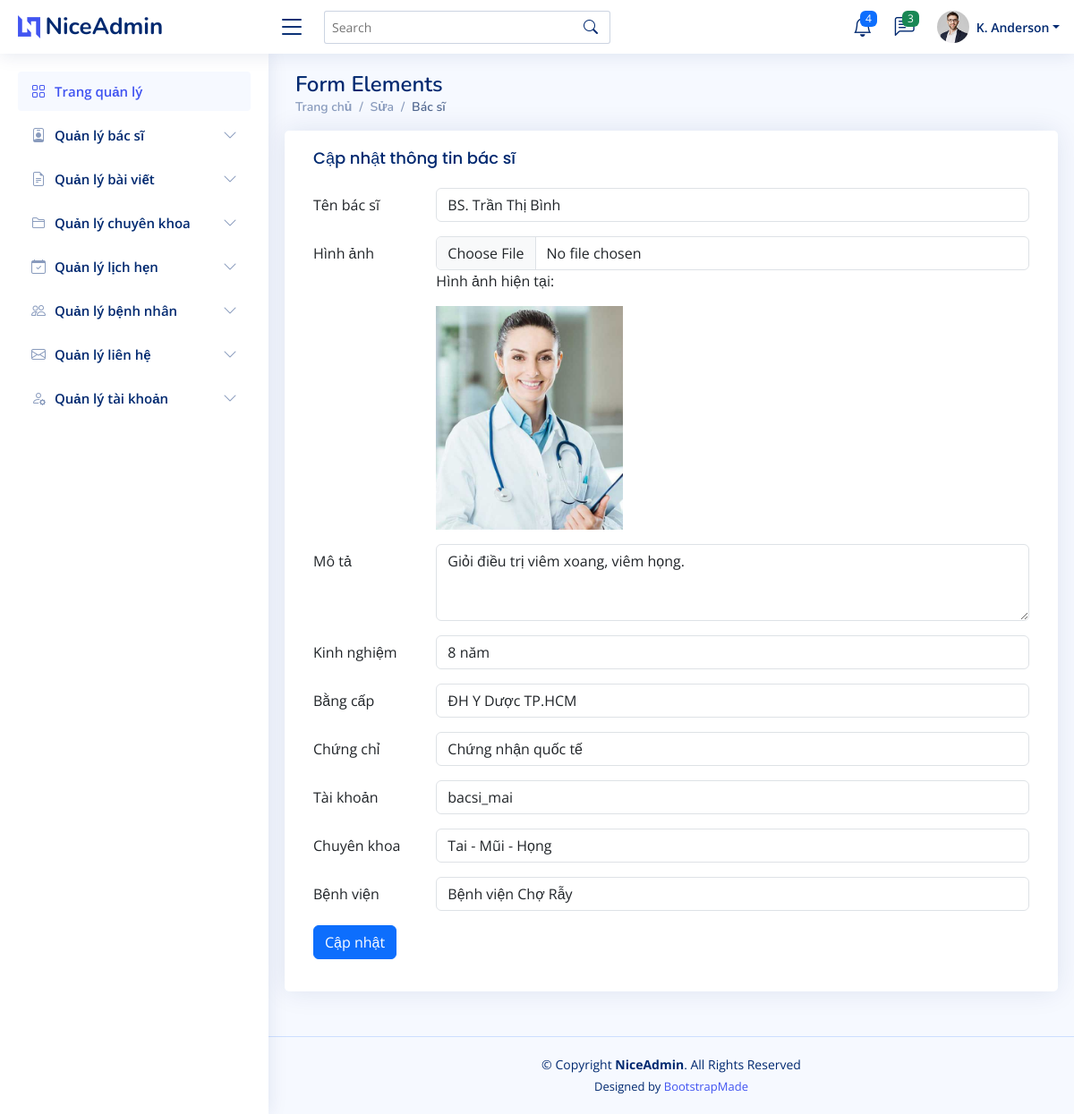
Page /admin/index.php?act=sua_bacsi&doctor_id=2 on the committed database.
### tables this page shows
CREATE TABLE `doctor` (
  `doctor_id` int NOT NULL AUTO_INCREMENT,
  `doctor_name` varchar(100) NOT NULL,
  `image` varchar(255) DEFAULT NULL,
  `department` varchar(500) DEFAULT NULL,
  `profile_description` text,
  `experience` varchar(100) DEFAULT NULL,
  `degree` varchar(255) DEFAULT NULL,
  `awards_certifications` varchar(255) DEFAULT NULL,
  `user_id` int DEFAULT NULL,
  `specializations_id` int DEFAULT NULL,
  `hospital_id` int DEFAULT NULL,
  PRIMARY KEY (`doctor_id`)
);

### model/ketnoi/bacsi.php (called while the page is built, shortened)
<?php
    function get_onebacsi($doctor_id){
        $conn =connectdb();
        $sql = "SELECT * FROM doctor WHERE doctor_id=".$doctor_id;
        $stmt = $conn->prepare($sql);
        $stmt->execute();
        $bsgetone= $stmt->fetchAll();
        return $bsgetone;
    }
?>

### model/ketnoi/taikhoan.php (called while the page is built, shortened)
<?php
    function hienthi_taikhoan(){
        $conn= connectdb();
        $sql = "SELECT * FROM user
        ORDER BY user_id DESC";
        $stmt = $conn->prepare($sql);
        $stmt->execute();
        $kqtaikhoan= $stmt->fetchAll();
        return $kqtaikhoan;
    }
?>

### model/ketnoi/chuyenkhoa.php (called while the page is built, shortened)
<?php
 function hienthi_chuyenkhoa(){
    $conn= connectdb();
    $sql = "SELECT * FROM specializations
    ORDER BY specializations_id DESC";
    $stmt = $conn->prepare($sql);
    $stmt->execute();
    $kq= $stmt->fetchAll();
    return $kq;
}
?>

### model/ketnoi/benhvien.php (called while the page is built, shortened)
<?php
function hienthi_benhvien(){
    $conn= connectdb();
    $sql = "SELECT * FROM hospital
    ORDER BY hospital_id DESC";
    $stmt = $conn->prepare($sql);
    $stmt->execute();
    $kq= $stmt->fetchAll();
    return $kq;
}
?>

### admin/view/hienthi/bacsi/update_bacsi.php (the view, shortened to what this page needs)
<main id="main" class="main">
<div class="pagetitle">
  <h1>Form Elements</h1>
  <nav>
    <ol class="breadcrumb">
      <li class="breadcrumb-item"><a href="#">Trang chủ</a></li>
      <li class="breadcrumb-item">Sửa</li>
      <li class="breadcrumb-item active">Bác sĩ</li>
    </ol>
  </nav>
</div>
<section class="section">
  <div class="row">
    <div class="card">
      <div class="card-body">
        <h5 class="card-title">Cập nhật thông tin bác sĩ</h5>
        <form action="index.php?act=sua_bacsi" method="POST" enctype="multipart/form-data">
          <div class="row mb-3">
            <label for="inputText" class="col-sm-2 col-form-label">Tên bác sĩ</label>
            <div class="col-sm-10">
              <input type="text" class="form-control" name="doctor_name" value="<?= trim($bsgetone[0]['doctor_name']) ?>">
            </div>
          </div>
          <div class="row mb-3">
            <label for="formFile" class="col-sm-2 col-form-label">Hình ảnh</label>
            <div class="col-sm-10">
              <input class="form-control" type="file" name="image" value="<?= trim($bsgetone[0]['image']) ?>">
              <?php if (!empty($bsgetone[0]['image'])): ?>
                <p>Hình ảnh hiện tại:</p>
                <img src="../admin/assets/img/<?= $bsgetone[0]['image'] ?>" alt="" style="max-width: 500px; height: 250px;">
              <?php endif; ?>
            </div>
          </div>
          <div class="row mb-3">
            <label for="inputText" class="col-sm-2 col-form-label">Mô tả</label>
            <div class="col-sm-10">
              <textarea class="form-control" name="profile_description" rows="3"><?= trim($bsgetone[0]['profile_description']) ?></textarea>
            </div>
          </div>
          <div class="row mb-3">
            <label for="inputText" class="col-sm-2 col-form-label">Kinh nghiệm</label>
            <div class="col-sm-10">
              <input type="text" class="form-control" name="experience" value="<?= trim($bsgetone[0]['experience']) ?>">
            </div>
          </div>
          <div class="row mb-3">
            <label for="inputText" class="col-sm-2 col-form-label">Bằng cấp</label>
            <div class="col-sm-10">
              <input type="text" class="form-control" name="degree" value="<?= trim($bsgetone[0]['degree']) ?>">
            </div>
          </div>
          <div class="row mb-3">
            <label for="inputText" class="col-sm-2 col-form-label">Chứng chỉ</label>
            <div class="col-sm-10">
              <input type="text" class="form-control" name="awards_certifications" value="<?= trim($bsgetone[0]['awards_certifications']) ?>">
            </div>
          </div>
          <div class="row mb-3">
              <label for="taikhoan" class="col-sm-2 col-form-label">Tài khoản</label>
              <div class="col-sm-10">
              <select class="form-control" id="" name="user_id" >
                  <?php
                      $user_id = $bsgetone[0]['user_id'];
                      if(isset($kqtaikhoan)){
                          foreach ($kqtaikhoan as $tk){
                              if($tk['user_id'] == $user_id){
                                  echo '<option value="'.$tk['user_id'].'" selected>'.$tk['user_name'].'</option>';
                              }else{
                                  echo '<option value="'.$tk['user_id'].'" >'.$tk['user_name'].'</option>';
                              }
                          }
                    }
                  ?>
              </select>
              </div>
          </div>
          <div class="row mb-3">
              <label for="chuyenkhoa" class="col-sm-2 col-form-label">Chuyên khoa</label>
              <div class="col-sm-10">
              <select class="form-control" id="" name="specializations_id" >
                  <?php
                      $specializations_id = $bsgetone[0]['specializations_id'];
                      if(isset($kqchuyenkhoa)){
                          foreach ($kqchuyenkhoa as $ck){
                              if($ck['specializations_id'] == $specializations_id){
                                  echo '<option value="'.$ck['specializations_id'].'" selected>'.$ck['specialization_name'].'</option>';
                              }else{
                                  echo '<option value="'.$ck['specializations_id'].'" >'.$ck['specialization_name'].'</option>';
                              }
                          }
                    }
                  ?>
              </select>
              </div>
          </div>
          <div class="row mb-3">
              <label for="benhvien" class="col-sm-2 col-form-label">Bệnh viện</label>
              <div class="col-sm-10">
              <select class="form-control" id="" name="hospital_id" >
                  <?php
                      $hospital_id = $bsgetone[0]['hospital_id'];
                      if(isset($kqbenhvien)){
                          foreach ($kqbenhvien as $bv){
                              if($bv['hospital_id'] == $hospital_id){
                                  echo '<option value="'.$bv['hospital_id'].'" selected>'.$bv['hospital_name'].'</option>';
                              }else{
                                  echo '<option value="'.$bv['hospital_id'].'" >'.$bv['hospital_name'].'</option>';
                              }
                          }
                    }
                  ?>
              </select>
              </div>
          </div>
          <div class="row mb-3">
            <div class="col-sm-10">
              <button type="submit" class="btn btn-primary" name="suabacsi">Cập nhật</button>
            </div>
          </div>
        </form>
      </div>
    </div>
  </div>
</section>
</main>

### admin/assets/css/style.css (style rules this page uses)
:root { scroll-behavior: smooth; }
body { font-family: "Open Sans", sans-serif; background: #f6f9ff; color: #444444; }
a { color: #4154f1; text-decoration: none; }
h1, h2, h3, h4, h5, h6 { font-family: "Nunito", sans-serif; }
#main { margin-top: 60px; padding: 20px 30px; transition: all 0.3s; }
.pagetitle { margin-bottom: 10px; }
.pagetitle h1 { font-size: 24px; margin-bottom: 0; font-weight: 600; color: #012970; }
.card { margin-bottom: 30px; border: none; border-radius: 5px; box-shadow: 0px 0 30px rgba(1, 41, 112, 0.1); }
.card-title { padding: 20px 0 15px 0; font-size: 18px; font-weight: 500; color: #012970; font-family: "Poppins", sans-serif; }
.card-body { padding: 0 20px 20px 20px; }
.breadcrumb { font-size: 14px; font-family: "Nunito", sans-serif; color: #899bbd; font-weight: 600; }
.breadcrumb a { color: #899bbd; transition: 0.3s; }
.breadcrumb .breadcrumb-item::before { color: #899bbd; }
.breadcrumb .active { color: #51678f; font-weight: 600; }
@media (min-width: 1200px) { #main, #footer { margin-left: 300px; } }

### rows in the picture
doctor: doctor_name "BS. Trần Thị Bình", image (picture), profile_description "Giỏi điều trị viêm xoang, viêm họng.", experience "8 năm", degree "ĐH Y Dược TP.HCM", awards_certifications "Chứng nhận quốc tế"

### other values in the picture
form field user_id "bacsi_mai"
form field specializations_id "Tai - Mũi - Họng"
form field hospital_id "Bệnh viện Chợ Rẫy"
